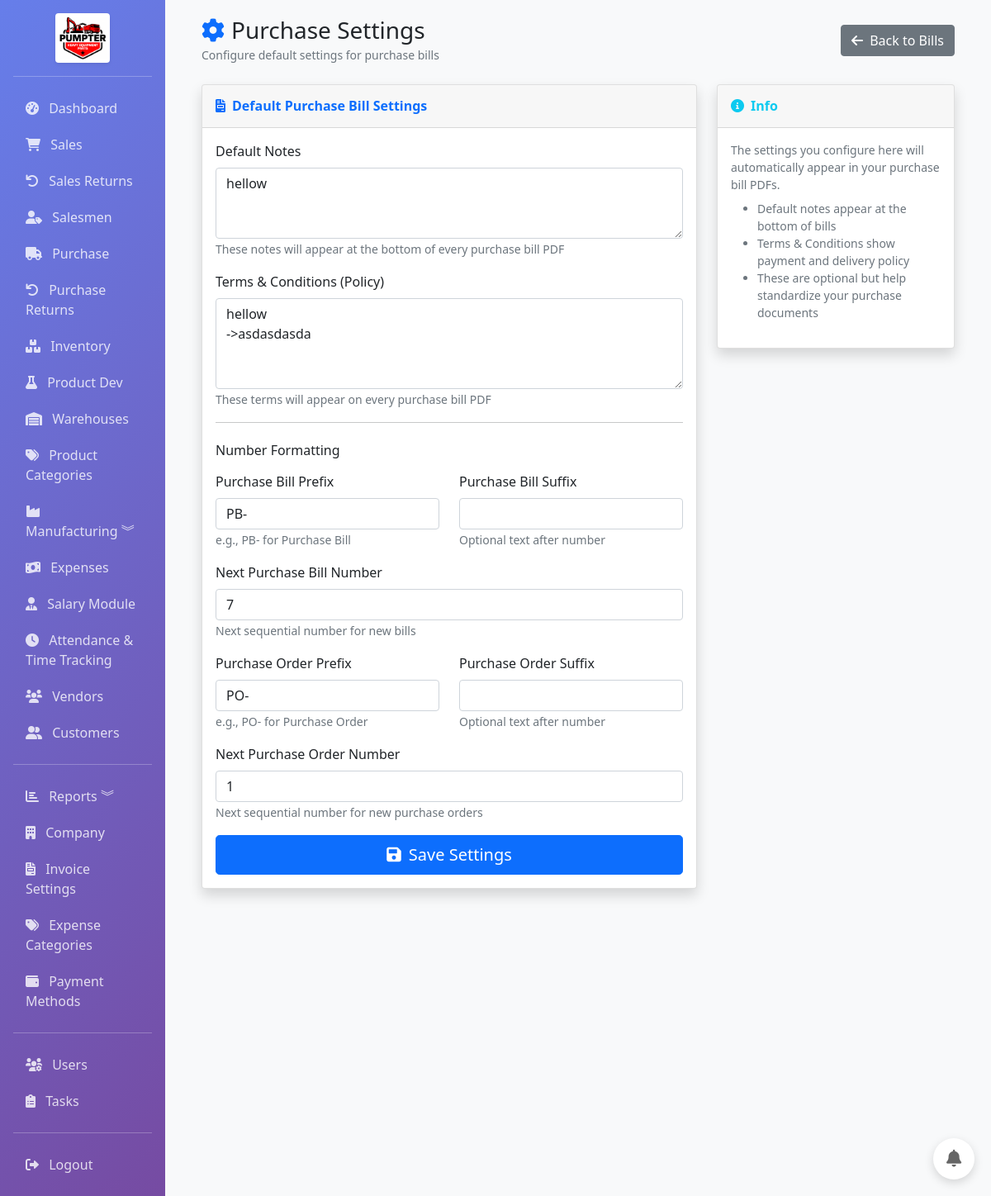
Screenshot of /purchase/settings (signed in) with the database file from the repository.
### app/models.py (models this page shows, shortened)
class PurchaseSettings(db.Model):
    __tablename__ = 'purchase_settings'
    id = db.Column(db.Integer, primary_key=True)
    default_notes = db.Column(db.Text)
    default_terms = db.Column(db.Text)  # Policy/terms for purchase bills
    bill_prefix = db.Column(db.String(10), default='PB-')
    bill_suffix = db.Column(db.String(10), default='')
    next_bill_number = db.Column(db.Integer, default=1)
    po_prefix = db.Column(db.String(10), default='PO-')
    po_suffix = db.Column(db.String(10), default='')
    next_po_number = db.Column(db.Integer, default=1)
    created_at = db.Column(db.DateTime, default=datetime.utcnow)
    updated_at = db.Column(db.DateTime, default=datetime.utcnow, onupdate=datetime.utcnow)

### app/routes/purchase.py (the view, shortened to what this page needs)
@bp.route('/settings', methods=['GET', 'POST'])
@login_required
def purchase_settings_page():
    from app.forms import PurchaseSettingsForm
    from app.models import PurchaseSettings
    settings = PurchaseSettings.query.first()
    form = PurchaseSettingsForm(obj=settings)
    return render_template('purchase/purchase_settings.html', settings=settings, form=form)

### app/forms.py
class PurchaseSettingsForm(FlaskForm):
    default_notes = TextAreaField('Default Purchase Bill Notes')
    default_terms = TextAreaField('Default Terms & Conditions (Policy)')
    bill_prefix = StringField('Bill Prefix', default='PB-')
    bill_suffix = StringField('Bill Suffix')
    next_bill_number = IntegerField('Next Bill Number', default=1)
    po_prefix = StringField('Purchase Order Prefix', default='PO-')
    po_suffix = StringField('Purchase Order Suffix')
    next_po_number = IntegerField('Next PO Number', default=1)

### app/models.py (called while the page is built)
    @property
    def is_admin(self):
        return self.role == 'admin'

### app/templates/purchase/purchase_settings.html (shortened to what this page needs)
{% extends "base.html" %}
{% block content %}
<div class="container-fluid">
    <div class="d-flex justify-content-between align-items-center mb-4">
        <div>
            <h2 class="h3 mb-0"><i class="fas fa-cog me-2 text-primary"></i>Purchase Settings</h2>
            <small class="text-muted">Configure default settings for purchase bills</small>
        </div>
        <a href="{{ url_for('purchase.bills') }}" class="btn btn-secondary">
            <i class="fas fa-arrow-left me-1"></i> Back to Bills
        </a>
    </div>
    <div class="row">
        <div class="col-md-8">
            <div class="card shadow">
                <div class="card-header py-3">
                    <h6 class="m-0 fw-bold text-primary"><i class="fas fa-file-invoice me-2"></i>Default Purchase Bill Settings</h6>
                </div>
                <div class="card-body">
                    <form method="POST">
                        <div class="mb-3">
                            <label class="form-label fw-semibold">Default Notes</label>
                            {{ form.default_notes(class="form-control", rows="3", placeholder="Notes that will appear on all purchase bills...") }}
                            <small class="text-muted">These notes will appear at the bottom of every purchase bill PDF</small>
                        </div>
                        <div class="mb-3">
                            <label class="form-label fw-semibold">Terms & Conditions (Policy)</label>
                            {{ form.default_terms(class="form-control", rows="4", placeholder="Payment terms, delivery policy, warranty terms...") }}
                            <small class="text-muted">These terms will appear on every purchase bill PDF</small>
                        </div>
                        <hr>
                        <h6 class="mt-4 mb-3">Number Formatting</h6>
                        <div class="row">
                            <div class="col-md-6">
                                <div class="mb-3">
                                    <label class="form-label fw-semibold">Purchase Bill Prefix</label>
                                    {{ form.bill_prefix(class="form-control", placeholder="PB-") }}
                                    <small class="text-muted">e.g., PB- for Purchase Bill</small>
                                </div>
                            </div>
                            <div class="col-md-6">
                                <div class="mb-3">
                                    <label class="form-label fw-semibold">Purchase Bill Suffix</label>
                                    {{ form.bill_suffix(class="form-control") }}
                                    <small class="text-muted">Optional text after number</small>
                                </div>
                            </div>
                        </div>
                        <div class="mb-3">
                            <label class="form-label fw-semibold">Next Purchase Bill Number</label>
                            {{ form.next_bill_number(class="form-control") }}
                            <small class="text-muted">Next sequential number for new bills</small>
                        </div>
                        <div class="row">
                            <div class="col-md-6">
                                <div class="mb-3">
                                    <label class="form-label fw-semibold">Purchase Order Prefix</label>
                                    {{ form.po_prefix(class="form-control", placeholder="PO-") }}
                                    <small class="text-muted">e.g., PO- for Purchase Order</small>
                                </div>
                            </div>
                            <div class="col-md-6">
                                <div class="mb-3">
                                    <label class="form-label fw-semibold">Purchase Order Suffix</label>
                                    {{ form.po_suffix(class="form-control") }}
                                    <small class="text-muted">Optional text after number</small>
                                </div>
                            </div>
                        </div>
                        <div class="mb-3">
                            <label class="form-label fw-semibold">Next Purchase Order Number</label>
                            {{ form.next_po_number(class="form-control") }}
                            <small class="text-muted">Next sequential number for new purchase orders</small>
                        </div>
                        <div class="d-grid">
                            <button type="submit" class="btn btn-primary btn-lg">
                                <i class="fas fa-save me-1"></i> Save Settings
                            </button>
                        </div>
                    </form>
                </div>
            </div>
        </div>
        <div class="col-md-4">
            <div class="card shadow">
                <div class="card-header py-3">
                    <h6 class="m-0 fw-bold text-info"><i class="fas fa-info-circle me-2"></i>Info</h6>
                </div>
                <div class="card-body">
                    <p class="small text-muted mb-2">The settings you configure here will automatically appear in your purchase bill PDFs.</p>
                    <ul class="small text-muted">
                        <li>Default notes appear at the bottom of bills</li>
                        <li>Terms & Conditions show payment and delivery policy</li>
                        <li>These are optional but help standardize your purchase documents</li>
                    </ul>
                </div>
            </div>
        </div>
    </div>
</div>
{% endblock %}

### rows the page displays
PurchaseSettings: default_notes "hellow", default_terms "hellow ->asdasdasda", bill_prefix "PB-", next_bill_number "7", po_prefix "PO-", next_po_number "1"
